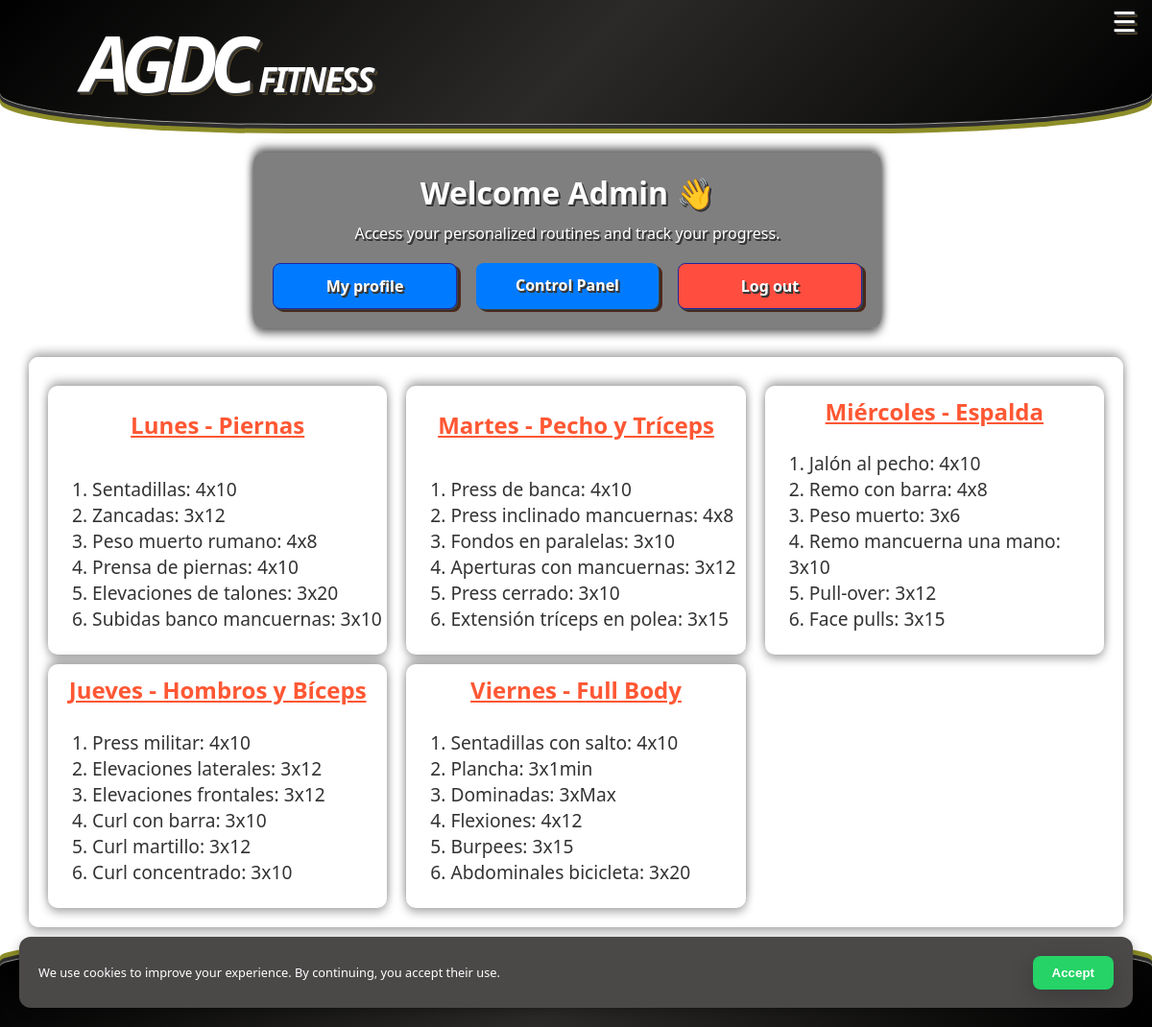
Screenshot of /home.php (signed in) with the database file from the repository.
### tables this page shows
CREATE TABLE `rutinas` (
  `id` int(11) NOT NULL,
  `title` varchar(255) NOT NULL,
  `description` text NOT NULL
);

### home.php (the view, shortened to what this page needs)
<?php
require_once  "php/dbconnect.php";
$user_id = $_SESSION["user_id"];
$lang = $_GET["lang"] ?? "es";
$table = $lang === "en" ? "rutinas_en" : "rutinas";
$sql = "
    SELECT r.*
    FROM $table r
    JOIN usuario_rutina ur ON ur.rutina_id = r.id
    WHERE ur.user_id = ?
";
$stmt = $conn->prepare($sql);
$stmt->bind_param("i", $user_id);
$stmt->execute();
$rutinas = $stmt->get_result();
?>
<!DOCTYPE html>
<html lang="<?php echo $lang; ?>">
<head>
    <link rel="stylesheet" href="css/styles.css">
</head>
<body class="static-page">
    <div id="header-placeholder"></div>
    <main class="main-scrollable">
        <section class="hero">
            <div class="hero-content">
                <h1><span languajes="home_greeting"></span> <?php echo $_SESSION["name"]; ?> 👋</h1>
                <p languajes="home_intro"></p>
                <div class="profile-actions">
                    <a href="profile.php" class="btn profile-btn" languajes="home_profile">Mi perfil</a>
                    <?php if (isset($_SESSION['email']) && $_SESSION['email'] === 'admin@correo.com'): ?>
                        <a href="control_panel.php" class="btn btn-admin" languajes="home_admin_control"></a>
                    <?php endif; ?>
                    <a href="php/logout.php" class="btn logout-btn" languajes="home_logout"></a>
                </div>
            </div>
        </section>
        <section class="section-card">
            <?php if ($rutinas->num_rows > 0): ?>
                <div class="routines-grid">
                    <?php while($r = $rutinas->fetch_assoc()): ?>
                        <div class="routine-card">
                            <h2><?php echo htmlspecialchars($r["title"]); ?></h2>
                            <p><?php echo nl2br(htmlspecialchars($r["description"])); ?></p>
                        </div>
                    <?php endwhile; ?>
                </div>
            <?php else: ?>
                <p languajes="home_no_routines"></p>
            <?php endif; ?>
        </section>
    </main>
    <div id="footer-placeholder"></div>
</body>
</html>

### css/styles.css (style rules this page uses)
html, body { height: 100%; font-family: system-ui, -apple-system, BlinkMacSystemFont, 'Segoe UI', Roboto, Oxygen, Ubuntu, Cantarell, 'Open Sans', 'Helvetica Neue', sans-serif; margin: 0; padding: 0; color: #333; display: flex; flex-direction: column; overflow-x: hidden; width: 100%; }
main { flex: 1; z-index: 0; position: relative; margin-top: -10px; }
.main-scrollable { flex: 1; overflow-y: auto; overflow-x: hidden; padding: 20px; box-sizing: border-box; }
body.static-page { background-image: url("../img/gym.webp"); background-size: cover; background-position: center; background-repeat: no-repeat; background-attachment: fixed; }
.btn { display: inline-block; padding: 10px 20px; text-decoration: none; font-weight: bold; border-radius: 5px; transition: 0.5s; text-shadow: 1px 1px 0 #464646, 2px 2px 0 #2e2e2e, 1px 2px 0 #353531; box-shadow: 1px 1px 0 #464646, 2px 2px 0 #2e2e2e, 4px 3px 0 #52271a; }
.hero { width: 100%; display: flex; justify-content: center; align-items: center; text-align: center; color: #fff; padding: 20px; z-index: 1; text-shadow: 1px 1px 0 #464646, 2px 2px 0 #2e2e2e, 1px 2px 0 #353531; }
.hero-content { background: rgba(0, 0, 0, 0.5); padding: 20px; border-radius: 10px; box-shadow: 0px 5px 10px rgba(0, 0, 0, 0.6), 0px -5px 10px rgba(0, 0, 0, 0.6); }
.hero h1 { font-size: 2.5em; margin: 0; }
.hero p { font-size: 1.2em; margin: 10px 0; }
.routines-grid { display: grid; grid-template-columns: repeat(auto-fit, minmax(280px, 1fr)); gap: 20px; padding: 10px 0; }
.routine-card { background-color: #ffffff; border-radius: 10px; padding: 5px; box-shadow: 0px 5px 10px rgba(0, 0, 0, 0.3), 0px -5px 10px rgba(0, 0, 0, 0.3); text-align: left; display: flex; flex-direction: column; justify-content: space-between; height: 100%; }
.routine-card h2 { font-size: 1.5em; color: #ff5733; margin: auto; text-decoration: underline; }
.routine-card p { font-size: 1.2em; color: #333; margin-left: 20px; }
.profile-actions { display: flex; justify-content: center; gap: 20px; margin-top: 20px; flex-wrap: wrap; }
.section-card { padding: 20px 20px; text-align: center; background: rgba(255, 255, 255, 0.9); margin: 10px; border-radius: 10px; box-shadow: 0px 5px 10px rgba(0, 0, 0, 0.3), 0px -5px 10px rgba(0, 0, 0, 0.3); }
.profile-actions .btn { min-width: 150px; text-align: center; padding: 12px 20px; font-weight: bold; font-size: 1em; border-radius: 8px; transition: background 0.2s; }
.profile-btn { background-color: #007bff; border: 1px solid #1d269e; color: white; }
.logout-btn { background-color: #ff4d3f; border: 1px solid #1d269e; color: white; }
.btn-admin { display: inline-block; padding: 10px 20px; background-color: #007bff; color: white; font-weight: bold; border-radius: 8px; text-decoration: none; transition: background-color 0.3s ease; }
@media (max-width: 1440px) { .hero { width: 95%; } }
@media (max-width: 1440px) { .hero h1 { font-size: 2em; } }
@media (max-width: 1440px) { .hero p { font-size: 1em; } }

### rows the page displays
rutinas: title "Lunes - Piernas", description "1. Sentadillas: 4x10 2. Zancadas: 3x12 3. Peso muerto rumano: 4x8 4. Prensa de piernas: 4x10 5. Elevaciones de talones: 3x20 6. Subidas banco mancuernas: 3x10"
rutinas: title "Martes - Pecho y Tríceps", description "1. Press de banca: 4x10 2. Press inclinado mancuernas: 4x8 3. Fondos en paralelas: 3x10 4. Aperturas con mancuernas: 3x12 5. Press cerrado: 3x10 6. Extensión tríceps en polea: 3x15"
rutinas: title "Miércoles - Espalda", description "1. Jalón al pecho: 4x10 2. Remo con barra: 4x8 3. Peso muerto: 3x6 4. Remo mancuerna una mano: 3x10 5. Pull-over: 3x12 6. Face pulls: 3x15"
rutinas: title "Jueves - Hombros y Bíceps", description "1. Press militar: 4x10 2. Elevaciones laterales: 3x12 3. Elevaciones frontales: 3x12 4. Curl con barra: 3x10 5. Curl martillo: 3x12 6. Curl concentrado: 3x10"
rutinas: title "Viernes - Full Body", description "1. Sentadillas con salto: 4x10 2. Plancha: 3x1min 3. Dominadas: 3xMax 4. Flexiones: 4x12 5. Burpees: 3x15 6. Abdominales bicicleta: 3x20"

### other values shown
$_SESSION["name"] "Admin"
